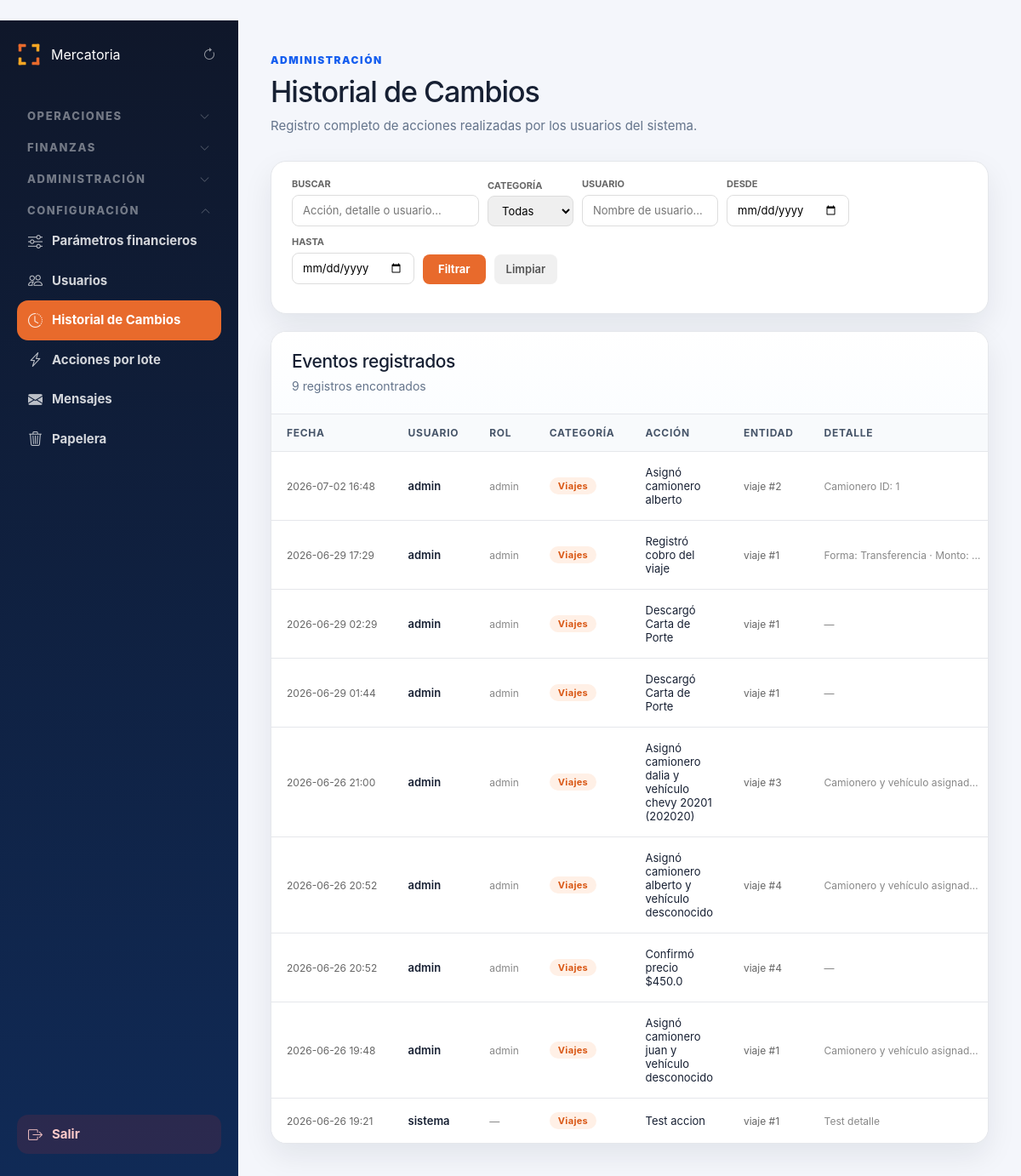
Screenshot of /admin/auditoria (signed in) with the database file from the repository.
### tables this page shows
CREATE TABLE auditoria (
        id INTEGER PRIMARY KEY AUTOINCREMENT,
        fecha TEXT DEFAULT CURRENT_TIMESTAMP,
        usuario TEXT,
        rol TEXT,
        accion TEXT,
        categoria TEXT,
        entidad TEXT,
        entidad_id INTEGER,
        detalle TEXT
    );

### routes/admin.py (the view)
@admin_bp.route("/auditoria", methods=["GET"])
def ver_auditoria():
    if session.get("rol") != "admin":
        return redirect("/admin")
    categoria = request.args.get("categoria", "").strip()
    usuario_f = request.args.get("usuario", "").strip()
    fecha_desde = request.args.get("fecha_desde", "").strip()
    fecha_hasta = request.args.get("fecha_hasta", "").strip()
    buscar = request.args.get("buscar", "").strip()
    pagina = max(1, int(request.args.get("pagina", 1) or 1))
    por_pagina = 50
    condiciones = []
    params = []
    if categoria:
        condiciones.append(f"categoria = {ph()}")
        params.append(categoria)
    if usuario_f:
        condiciones.append(f"usuario LIKE {ph()}")
        params.append(f"%{usuario_f}%")
    if fecha_desde:
        condiciones.append(f"DATE(fecha) >= {ph()}")
        params.append(fecha_desde)
    if fecha_hasta:
        condiciones.append(f"DATE(fecha) <= {ph()}")
        params.append(fecha_hasta)
    if buscar:
        condiciones.append(f"(accion LIKE {ph()} OR detalle LIKE {ph()} OR usuario LIKE {ph()})")
        params.extend([f"%{buscar}%", f"%{buscar}%", f"%{buscar}%"])
    where = ("WHERE " + " AND ".join(condiciones)) if condiciones else ""
    conexion = conectar()
    cursor = conexion.cursor()
    cursor.execute(f"SELECT COUNT(*) as total FROM auditoria {where}", params)
    total = cursor.fetchone()["total"]
    offset = (pagina - 1) * por_pagina
    cursor.execute(
        f"SELECT * FROM auditoria {where} ORDER BY id DESC LIMIT {ph()} OFFSET {ph()}",
        params + [por_pagina, offset]
    )
    registros = cursor.fetchall()
    conexion.close()
    total_paginas = (total + por_pagina - 1) // por_pagina
    return render_template(
        "admin/auditoria.html",
        registros=registros,
        pagina=pagina,
        total_paginas=total_paginas,
        total=total,
        filtros=dict(
            categoria=categoria,
            usuario=usuario_f,
            fecha_desde=fecha_desde,
            fecha_hasta=fecha_hasta,
            buscar=buscar,
        ),
    )

### app.py (called while the page is built)
def fmt_fecha(value, fmt='%Y-%m-%d %H:%M'):
    if not value:
        return '—'
    if hasattr(value, 'strftime'):
        return value.strftime(fmt)
    try:
        from datetime import datetime
        return datetime.strptime(str(value)[:16], '%Y-%m-%d %H:%M').strftime(fmt)
    except Exception:
        return str(value)[:16]

@app.before_request
def _record_start_time():
    g.start_time = time.monotonic()

@app.before_request
def _validate_session_role():
    if "user_id" not in session or "rol" not in session:
        return
    try:
        con = conectar()
        cur = con.cursor()
        cur.execute("SELECT rol, activo FROM usuarios WHERE id = ?", (session["user_id"],))
        row = cur.fetchone()
        con.close()
        if not row or not row["activo"]:
            session.clear()
            return
        if row["rol"] != session["rol"]:
            session["rol"] = row["rol"]
    except Exception:
        pass

@app.after_request
def set_security_headers(response):
    response.headers["X-Frame-Options"] = "SAMEORIGIN"
    response.headers["X-Content-Type-Options"] = "nosniff"
    response.headers["X-XSS-Protection"] = "1; mode=block"
    if app.debug:
        ms = (time.monotonic() - getattr(g, "start_time", time.monotonic())) * 1000
        app.logger.debug("[%s] %s %.1fms", request.method, request.path, ms)
    return response

@app.context_processor
def sidebar_badges():
    try:
        conexion = conectar()
        cursor = conexion.cursor()
        cursor.execute("""
            SELECT
                COUNT(*) AS urgentes,
                COUNT(CASE WHEN estado = 'Solicitado' THEN 1 END) AS solicitados
            FROM viajes
            WHERE estado IN ('Pendiente', 'Solicitado')
        """)
        row = cursor.fetchone()
        viajes_urgentes    = row["urgentes"]    if row else 0
        dashboard_urgentes = row["solicitados"] if row else 0
        conexion.close()
    except Exception:
        viajes_urgentes = 0
        dashboard_urgentes = 0
    return dict(
        sidebar_viajes_urgentes=viajes_urgentes,
        sidebar_dashboard_urgentes=dashboard_urgentes,
    )

### database.py (called while the page is built)
def conectar():
    if USE_POSTGRES:
        from database_pg import conectar_pg
        conn = conectar_pg()
        return ConexionWrapper(conn, use_postgres=True)
    else:
        conexion = sqlite3.connect(DATABASE_NAME)
        conexion.row_factory = sqlite3.Row
        return ConexionWrapper(conexion, use_postgres=False)

### templates/admin/auditoria.html (shortened to what this page needs)
﻿{% extends "admin/base_admin.html" %}
{% block contenido %}
<div class="page-header">
    <div>
        <span class="eyebrow">Administración</span>
        <h1>Historial de Cambios</h1>
        <p>Registro completo de acciones realizadas por los usuarios del sistema.</p>
    </div>
</div>
<section class="panel" style="margin-bottom: 20px;">
    <div style="padding: 18px 24px;">
        <form method="GET" action="/admin/auditoria" style="display:flex;flex-wrap:wrap;gap:10px;align-items:flex-end;">
            <div style="display:flex;flex-direction:column;gap:4px;">
                <label style="font-size:11px;font-weight:700;color:#666;text-transform:uppercase;">Buscar</label>
                <input type="text" name="buscar" value="{{ filtros.buscar }}"
                       placeholder="Acción, detalle o usuario..."
                       style="padding:8px 12px;border:1px solid #ddd;border-radius:8px;font-size:13px;width:220px;">
            </div>
            <div style="display:flex;flex-direction:column;gap:4px;">
                <label style="font-size:11px;font-weight:700;color:#666;text-transform:uppercase;">Categoría</label>
                <select name="categoria" style="padding:8px 12px;border:1px solid #ddd;border-radius:8px;font-size:13px;">
                    <option value="">Todas</option>
                </select>
            </div>
            <div style="display:flex;flex-direction:column;gap:4px;">
                <label style="font-size:11px;font-weight:700;color:#666;text-transform:uppercase;">Usuario</label>
                <input type="text" name="usuario" value="{{ filtros.usuario }}"
                       placeholder="Nombre de usuario..."
                       style="padding:8px 12px;border:1px solid #ddd;border-radius:8px;font-size:13px;width:160px;">
            </div>
            <div style="display:flex;flex-direction:column;gap:4px;">
                <label style="font-size:11px;font-weight:700;color:#666;text-transform:uppercase;">Desde</label>
                <input type="date" name="fecha_desde" value="{{ filtros.fecha_desde }}"
                       style="padding:8px 12px;border:1px solid #ddd;border-radius:8px;font-size:13px;">
            </div>
            <div style="display:flex;flex-direction:column;gap:4px;">
                <label style="font-size:11px;font-weight:700;color:#666;text-transform:uppercase;">Hasta</label>
                <input type="date" name="fecha_hasta" value="{{ filtros.fecha_hasta }}"
                       style="padding:8px 12px;border:1px solid #ddd;border-radius:8px;font-size:13px;">
            </div>
            <button type="submit" style="padding:8px 18px;background:#E86A2C;color:#fff;border:none;border-radius:8px;font-size:13px;font-weight:700;cursor:pointer;">
                Filtrar
            </button>
            <a href="/admin/auditoria" style="padding:8px 14px;background:#f0f0f0;color:#555;border-radius:8px;font-size:13px;font-weight:600;text-decoration:none;">
                Limpiar
            </a>
        </form>
    </div>
</section>
<section class="panel">
    <div class="panel-header">
        <div>
            <h2>Eventos registrados</h2>
            <p>{{ total }} registro{% if total != 1 %}s{% endif %} encontrado{% if total != 1 %}s{% endif %}</p>
        </div>
    </div>
    <div class="table-wrapper">
        <table class="data-table">
            <thead>
                <tr>
                    <th>Fecha</th>
                    <th>Usuario</th>
                    <th>Rol</th>
                    <th>Categoría</th>
                    <th>Acción</th>
                    <th>Entidad</th>
                    <th>Detalle</th>
                </tr>
            </thead>
            <tbody>
                {% for r in registros %}
                <tr>
                    <td style="white-space:nowrap;font-size:12px;color:#666;">{{ r.fecha | fmt_fecha }}</td>
                    <td style="font-weight:600;font-size:13px;">{{ r.usuario or "—" }}</td>
                    <td style="font-size:12px;color:#888;">{{ r.rol or "—" }}</td>
                    <td>
                        {% if r.categoria == "Viajes" %}
                        <span class="badge-audit badge-audit-viajes">Viajes</span>
                        {% elif r.categoria == "Usuarios" %}
                        <span class="badge-audit badge-audit-usuarios">Usuarios</span>
                        {% elif r.categoria == "Datos" %}
                        <span class="badge-audit badge-audit-datos">Datos</span>
                        {% else %}
                        <span class="badge-audit badge-audit-otros">{{ r.categoria or "—" }}</span>
                        {% endif %}
                    </td>
                    <td style="font-size:13px;">{{ r.accion or "—" }}</td>
                    <td style="font-size:12px;color:#666;">
                        {% if r.entidad and r.entidad_id %}
                            {{ r.entidad }} #{{ r.entidad_id }}
                        {% elif r.entidad %}
                            {{ r.entidad }}
                        {% else %}
                            —
                        {% endif %}
                    </td>
                    <td style="font-size:12px;color:#888;max-width:220px;overflow:hidden;text-overflow:ellipsis;white-space:nowrap;" title="{{ r.detalle or '' }}">
                        {{ r.detalle or "—" }}
                    </td>
                </tr>
                {% else %}
                <tr>
                    <td colspan="7" class="empty-state">No hay eventos registrados con los filtros actuales.</td>
                </tr>
                {% endfor %}
            </tbody>
        </table>
    </div>
</section>
{% endblock %}

### static/css/admin.css (style rules this page uses)
:root { --bg: #f4f6fb; --panel: #ffffff; --panel-soft: #f8fafc; --text: #172033; --muted: #64748b; --primary: #155eef; --primary-dark: #0f3ea8; --border: #e5e7eb; --danger: #dc2626; --success: #16a34a; --warning: #f59e0b; --info: #0891b2; --sidebar: #0f172a; --sidebar-soft: #102a56; --shadow: 0 14px 35px rgba(15, 23, 42, 0.08); --radius: 18px; }
* { box-sizing: border-box; }
body { margin: 0; font-family: Inter, "Segoe UI", Arial, sans-serif; background: var(--bg); color: var(--text); }
.page-header { display: flex; justify-content: space-between; align-items: flex-start; gap: 22px; margin-bottom: 30px; }
.eyebrow { display: inline-flex; margin-bottom: 8px; color: var(--primary); font-size: 12px; font-weight: 900; text-transform: uppercase; letter-spacing: 0.13em; }
.page-header h1 { margin: 0; font-size: 34px; letter-spacing: -1px; }
.page-header p { margin: 8px 0 0; color: var(--muted); font-size: 15px; }
.panel { background: var(--panel); border: 1px solid var(--border); border-radius: var(--radius); box-shadow: var(--shadow); overflow: hidden; }
.panel-header { padding: 22px 24px; border-bottom: 1px solid var(--border); background: linear-gradient(180deg, #ffffff 0%, #fbfdff 100%); }
.panel-header h2 { margin: 0; font-size: 21px; letter-spacing: -0.4px; }
.panel-header p { margin: 6px 0 0; color: var(--muted); font-size: 14px; }
.table-wrapper { width: 100%; overflow-x: auto; }
.data-table { width: 100%; border-collapse: collapse; background: var(--panel); }
.data-table th { background: var(--panel-soft); color: #475569; padding: 14px 18px; text-align: left; font-size: 12px; text-transform: uppercase; letter-spacing: 0.06em; border-bottom: 1px solid var(--border); white-space: nowrap; }
.data-table td { padding: 16px 18px; border-bottom: 1px solid var(--border); font-size: 14px; vertical-align: middle; }
.data-table tr:last-child td { border-bottom: none; }

### templates/admin/auditoria.html (style rules this page uses)
.badge-audit { display: inline-block; padding: 3px 10px; border-radius: 999px; font-size: 11px; font-weight: 700; letter-spacing: .03em; }
.badge-audit-viajes { background: #fff0e6; color: #d95714; }

### rows the page displays
auditoria: fecha|fmt_fecha "2026-07-02 16:48", usuario "admin", rol "admin", categoria "Viajes", accion "Asignó camionero alberto", entidad "viaje", entidad_id "2", detalle "Camionero ID: 1"
auditoria: fecha|fmt_fecha "2026-06-29 17:29", usuario "admin", rol "admin", categoria "Viajes", accion "Registró cobro del viaje", entidad "viaje", entidad_id "1", detalle "Forma: Transferencia · Monto:…"
auditoria: fecha|fmt_fecha "2026-06-29 02:29", usuario "admin", rol "admin", categoria "Viajes", accion "Descargó Carta de Porte", entidad "viaje", entidad_id "1", detalle "—"
auditoria: fecha|fmt_fecha "2026-06-29 01:44", usuario "admin", rol "admin", categoria "Viajes", accion "Descargó Carta de Porte", entidad "viaje", entidad_id "1", detalle "—"
auditoria: fecha|fmt_fecha "2026-06-26 21:00", usuario "admin", rol "admin", categoria "Viajes", accion "Asignó camionero dalia y vehículo chevy 20201 (202020)", entidad "viaje", entidad_id "3", detalle "Camionero y vehículo asignad…"
auditoria: fecha|fmt_fecha "2026-06-26 20:52", usuario "admin", rol "admin", categoria "Viajes", accion "Asignó camionero alberto y vehículo desconocido", entidad "viaje", entidad_id "4", detalle "Camionero y vehículo asignad…"
auditoria: fecha|fmt_fecha "2026-06-26 20:52", usuario "admin", rol "admin", categoria "Viajes", accion "Confirmó precio $450.0", entidad "viaje", entidad_id "4", detalle "—"
auditoria: fecha|fmt_fecha "2026-06-26 19:48", usuario "admin", rol "admin", categoria "Viajes", accion "Asignó camionero juan y vehículo desconocido", entidad "viaje", entidad_id "1", detalle "Camionero y vehículo asignad…"
auditoria: fecha|fmt_fecha "2026-06-26 19:21", usuario "sistema", rol "—", categoria "Viajes", accion "Test accion", entidad "viaje", entidad_id "1", detalle "Test detalle"

### other values shown
{{ total }} "9"
